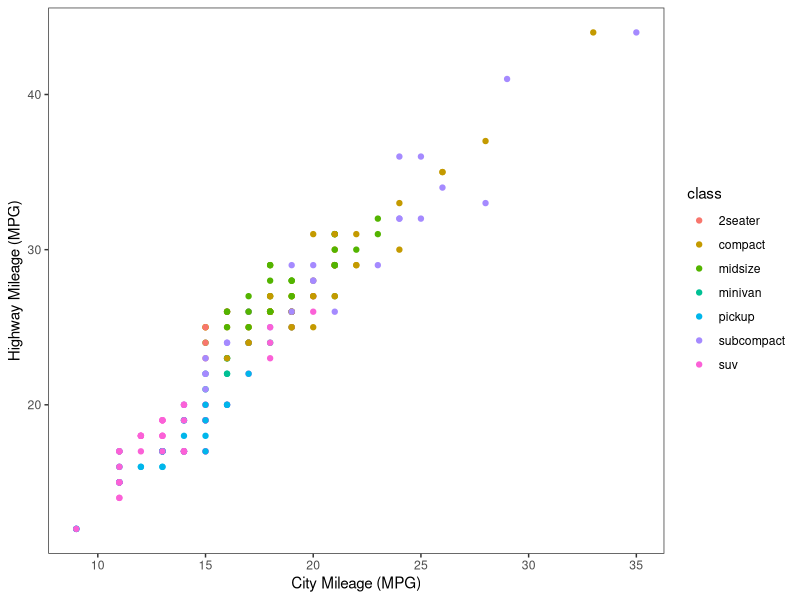
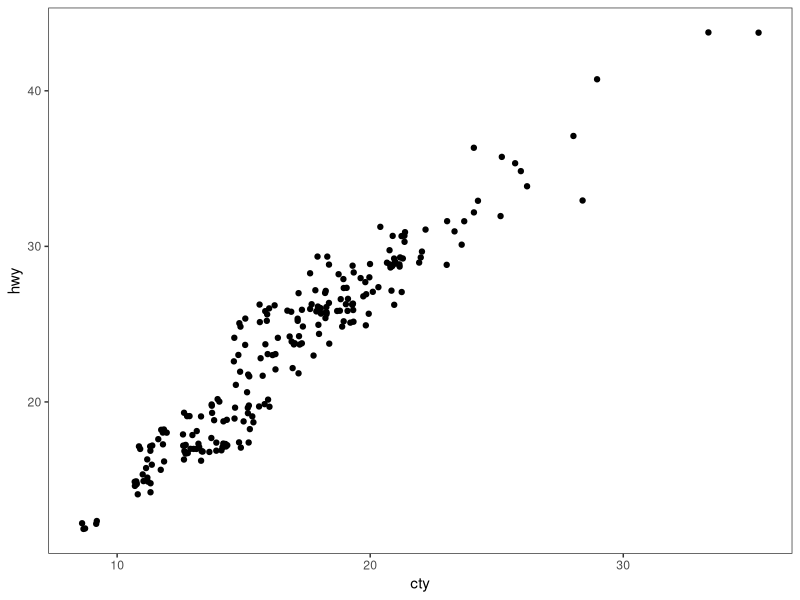
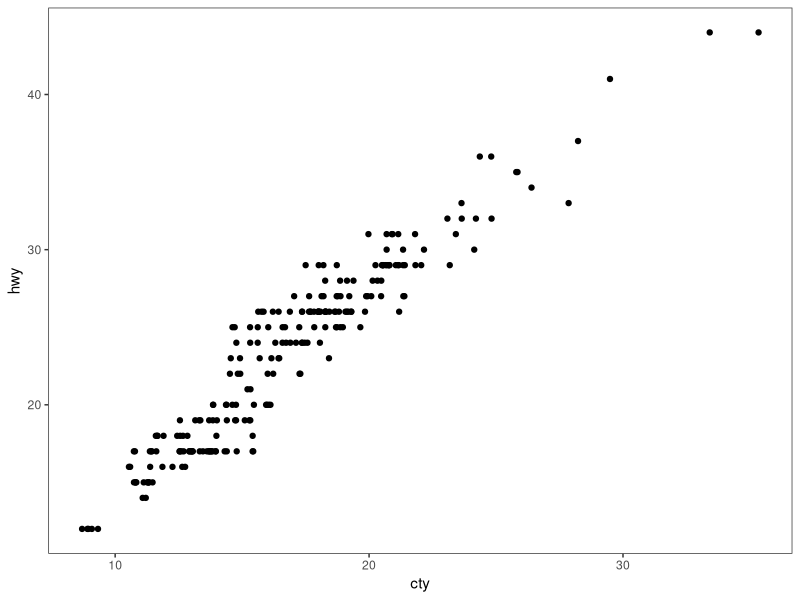
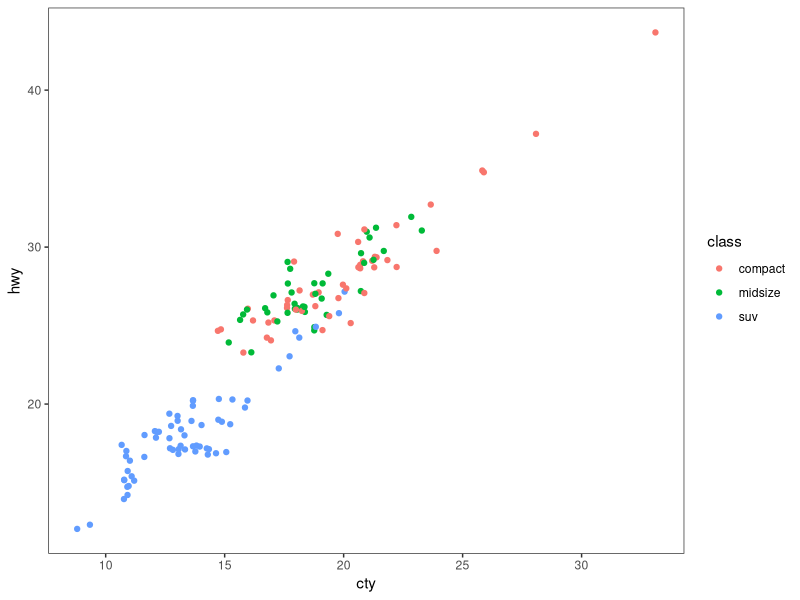
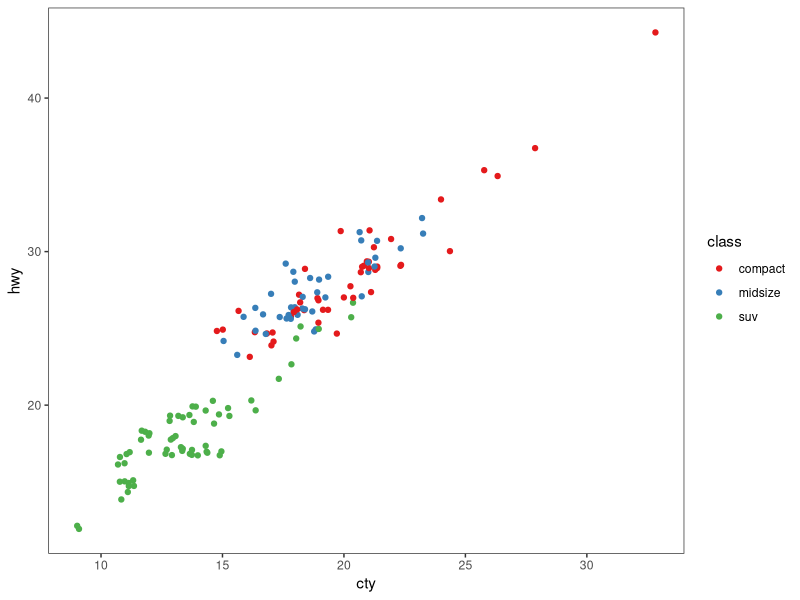
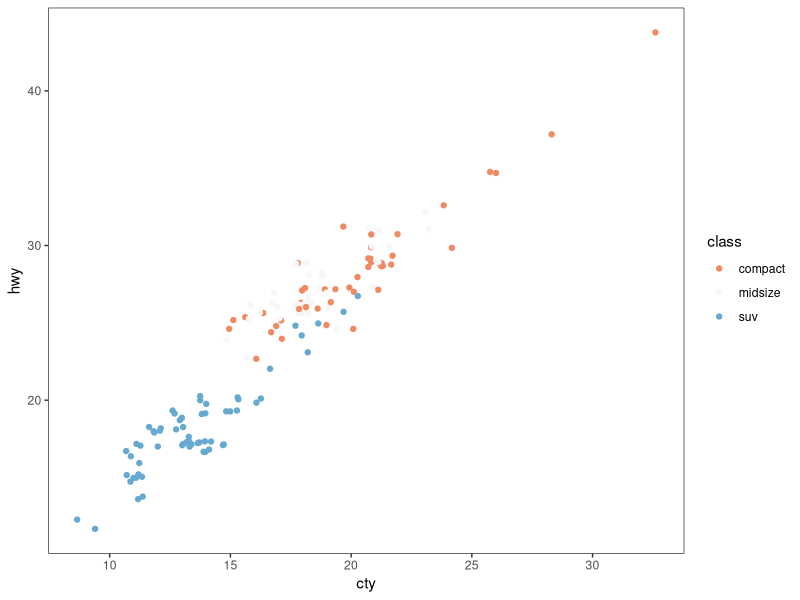
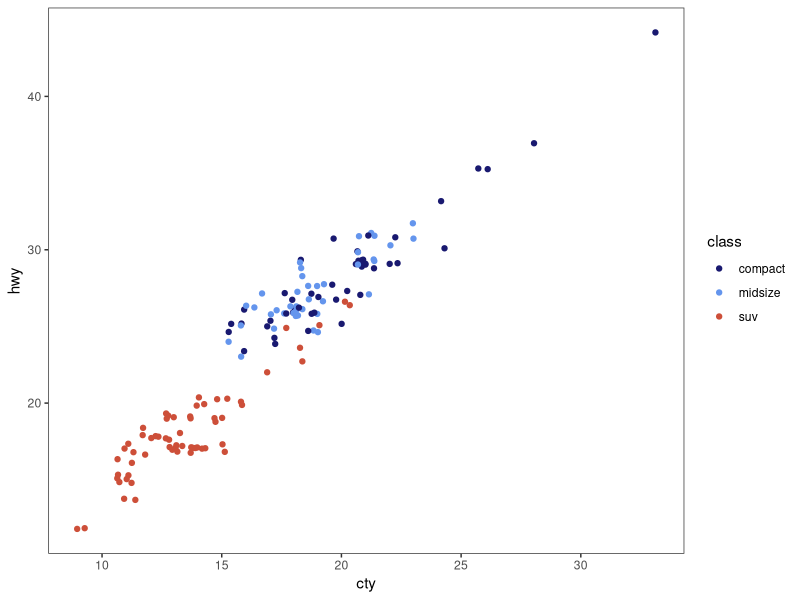
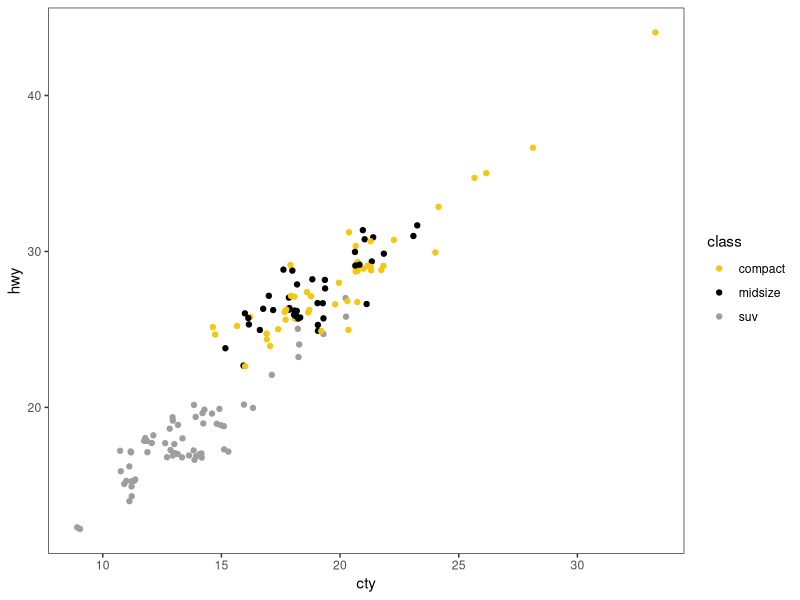

These charts were generated, in order, by the following R code: (Note: this script raises an error after producing the figures.)
# ---------------------------------------------------------- #
#### MODULE 3: Plot even more data!                       ####               
# ---------------------------------------------------------- #

## OBJECTIVE:
# 1. To develop a "grammar of graphics".
# 2. To become comfortable using ggplot2 for exploratory data visualization.


# ---------------------------------------------------------- #
#### SET UP:                                              ####
# ---------------------------------------------------------- #
# REMINDER: In RStudio, open the Rproject for our course (UNCG_DataWrangling), 
# pull any changes from GitHub, and navigate to the branch you created for 
# yourself (just a single branch for the whole semester) in RStudio's Git tab.
# Open this week's assignment in this new branch to complete and submit on GitHub.
# Ideally, you'll commit your answers a bit at a time as you work through
# this assignment, rather than committing all at once at the end.

# Reminder of some helpful resources for graphing in R:
# ggplot Cookbook: http://www.cookbook-r.com/Graphs/
# Official ggplot2 Book: https://ggplot2-book.org/
# Themes in ggplot2: https://ggplot2-book.org/polishing.html#themes

# In ggplot2, aesthetic means “something you can see”. Each aesthetic is a
# mapping between a visual cue and a variable.
# Examples include:
# position (i.e., on the x and y axes)
# color (“outside” color)
# fill (“inside” color)
# shape (of points)
# line type
# size

# Each type of geometric object (geom) accepts only a subset of all aesthetics.
# Refer to the geom help pages to see what mappings each geom accepts. Aesthetic
# mappings are set with the aes() function.

# TASK: We will be using the ggplot2 package for graphing. Fortunately, ggplot2 
# is nested within the tidyverse package (along with many others).
# Start by writing code to load the tidyverse library.
# HINT: see the end of assignment #1 if you forgot how to load a package.


# TASK: Write code below to set your theme to black and white and both your major
# AND minor gridlines to element_blank for all plots you'll be making today.
# HINT: Check back to last week's assignment section 1.9 for setting themes for
# all plots.

library(tidyverse)

theme_set(
  theme_bw() +
    theme(
      panel.grid.major = element_blank(),
      panel.grid.minor = element_blank()))


# ---------------------------------------------------------- #
#### 1.0 CORRELATION                                      ####
# ---------------------------------------------------------- #

# We learned how to make correlations last week, but it never hurts to get
# more practice! Let's start by using a data set built into ggplot2.
# The mpg dataset looks at the gas efficiency of different cars. Run the following
# code to load the data:
data(mpg, package = "ggplot2")

# TASK: Create a scatterplot (i.e., a dot plot) to relate city and highway mileage.
# Color the points by the class of car (class column) and label the x and y axis 
# to be more informative (City Mileage (MPG) vs Highway Mileage (MPG)).
# HINT: Refer back to last week's assignment or the ggplot help resources if you 
# forget how to make a scatterplot.

ggplot(mpg, aes(x = cty, y = hwy, color = class)) +
  geom_point() +
  xlab("City Mileage (MPG)") +
  ylab("Highway Mileage (MPG)")

# Looks alright, but the graph may be hiding some information...
# QUESTION: How many data points are in the mpg dataframe?

nrow(mpg)
##234

# QUESTION: Approximately how many dots are in the graph you just made? How does
# that compare to the number of observations in the dataframe?

##There are about 75 dots visible but there are actually 234 observations because many points overlap.

# Try another correlation-focused geom that addresses this problem by running
# the following code:
ggplot(data=mpg, aes(x=cty, y=hwy)) + 
  geom_jitter()


# QUESTION: What happened when you created the plot with geom_jitter?

##The points are spread out

# QUESTION: Run the code to create a plot using geom_jitter a second time. Then run it
# again and again. What happens each time? Why is this happening?

##The points shift around a little due to being randomly placed.

# TASK: The default in geom_jitter is to jitter (or slightly move) the points away
# from each other in both the x and y directions. Check the help file for geom_jitter
# and write code below to make a graph where you jitter points in only the x-dimension
# by 0.5.

ggplot(data = mpg, aes(x = cty, y = hwy)) + 
  geom_jitter(width = 0.5, height = 0)

# ---------------------------------------------------------- #
#### 1.1 DETOUR! COLORS, COLORS, COLORS                   ####
# ---------------------------------------------------------- #

# Our world is so colorful, and our graphs can be too! But we want to be mindful
# of our color choices to not only be beautiful, but also informative and accessible.

# TASK: Create a new dataframe that filters our mpg data down to only information
# for car classes compact, midsize, and suv using an %in% statement. Name your 
# new dataframe mpgSubset.
# HINT: Refer back to the Transform assignment if you want help with %in% (or 
# try googling!)

mpgSubset <- mpg %>%
  filter(class %in% c("compact", "midsize", "suv"))

# ggplot has lots of nice (and some not so nice) built-in color palettes that we 
# can use to fill our bars with color. Try running the following code:
ggplot(data=mpgSubset, aes(x=cty, y=hwy, color=class)) +
  geom_jitter()

# The code above supplies us with ggplot's default color palette, which I find not
# so pleasing. Let's try to change this!

# We can add a statement specifying the scale of colors we would prefer. One way
# to do this is to use other pre-set palettes from ggplot. Run the code below to 
# ask ggplot to use the color brewer's palette called Set 1.
ggplot(data=mpgSubset, aes(x=cty, y=hwy, color=class)) +
  geom_jitter() +
  scale_color_brewer(palette="Set1")

# Alternatively, we could use the "RdBu" palette:
ggplot(data=mpgSubset, aes(x=cty, y=hwy, color=class)) +
  geom_jitter() +
  scale_color_brewer(palette="RdBu")

# QUESTION: Investigate the color brewer's range of palettes at this website: 
# https://r-graph-gallery.com/38-rcolorbrewers-palettes.html
# What do you notice about the colors chosen from each of the palettes that we
# used above? (i.e., does it use the first three colors in the palette? The last
# three? Some other combination?)

##uses three colors from the chosen palette to match the three car classes. 

# We could also pick out EXACTLY which colors we want for our figure. 
# There are 4 main ways to specify colors in R:
### by name
### by number
### by Hex code
### with the rgb() function

# By Name: R allows you to call more than 600 colors by name! Run the following
# code to see a list:
colors()

# We can put in the colors we chose for each variable by adding the 
# scale_color_manual() function to our plot. Try it out by running the following
# code:
ggplot(data=mpgSubset, aes(x=cty, y=hwy, color=class)) +
  geom_jitter() +
  scale_color_manual(values=c('midnightblue', 'cornflowerblue', 'tomato3'))


# You can also chose colors by number, which are assigned in R.

# TASK: Copy and paste the code to make our scatterplot and replace the color names
# with three numbers of your choice (between 1 and 657). How does your new figure look?
# HINT: remember to remove the quotation marks when calling numbers.

ggplot(data = mpgSubset, aes(x = cty, y = hwy, color = class)) +
  geom_jitter() +
  scale_color_manual(values = c(23, 89, 456))

##Data is same just colors are changed black, yellow, grey.

# QUESTION: How do you think you could figure out which color name belongs to
# each color number?
# HINT: Try creating a dataframe from color() by passing it into the
# as.data.frame() function.

as.data.frame(colors())
##Turned colors into a dataframe

# You can also chose colors by Hex code. A Hex color code is a 6-symbol code made
# of up to three 2-symbol elements (6 symbols in length all together). Each of 
# the 2-symbol elements represents a color value in the Red-Green-Blue (RGB) color
# scale from 0 to 255. Hex codes are written with a # in front of them. Let's try
# out calling our colors using hex code.
ggplot(data=mpgSubset, aes(x=cty, y=hwy, color=class)) +
  geom_jitter() +
  scale_color_manual(values=c('#191970', '#6495ED', '#FF6347'))

# There are two great things about hex codes. First, you can call ANY color you 
# want with a hex code. That is, you're not limited to the 657 colors that are
# in ggplot. By specifying the color by hex code, you can pick literally anything!

# TASK: Google the search term "color picker". This should bring up google's color
# picker (in addition to a billion other color picking websites). Use this color
# picker to generate the hex codes for three new colors of your choice. Then copy
# and paste the above code, replacing the hex codes with your color choices.


# The second great thing about hex codes is that you can control the transparency
# of your colors. Transparency is set in a hex code by adding two extra symbols
# to the end, which together make up the "alpha" element. Adding 00 to the end 
# of your hex code will make your color completely transparent, while adding FF 
# to the end will make it completely opaque. Any number/letters in-between will 
# result in partial transparency. You can find a complete list of transparencies
# between 0-100% here: https://gist.github.com/lopspower/03fb1cc0ac9f32ef38f4

ggplot(data = mpgSubset, aes(x = cty, y = hwy, color = class)) +
  geom_jitter() +
  scale_color_manual(values = c("#2E86AB", "#F18F01", "#C73E1D"))

# TASK: Try out transparency by copying and pasting your graph code below and
# adding the alpha element to the end of each of your hex codes to make your
# first color 0% transparent, your second color 50% transparent, and your third
# color 100% transparent.

ggplot(data = mpgSubset, aes(x = cty, y = hwy, color = class)) +
  geom_jitter() +
  scale_color_manual(values = c("#2E86AB00", "#F18F0180", "#C73E1DFF"))

# QUESTION: What happened to the point that you set to 100% transparent?

##Became invisible

# Finally, we can set our colors using the rgb() function. This operates very
# similarly to the hex code, where you can pick exactly the color and transparency
# you want. Try it out by running the following code:
ggplot(data=mpgSubset, aes(x=cty, y=hwy, color=class)) +
  geom_jitter() +
  scale_color_manual(values=c(rgb(.10, .10, .44, 1), rgb(.39, .58, .93, 1), rgb(1.0, .39, .28, 1)))

# TASK: Modify the above code to make all of your points 50% transparent.

ggplot(data = mpgSubset, aes(x = cty, y = hwy, color = class)) +
  geom_jitter() +
  scale_color_manual(values = c(
    rgb(.10, .10, .44, .5),
    rgb(.39, .58, .93, .5),
    rgb(1.0, .39, .28, .5)))

# There are so many inventive and artistic people in the world who have expanded
# the offerings for colors in ggplot. Check out some notable ones listed below
# when choosing colors for this assignment.
### Color-blind friendly palettes: https://github.com/JLSteenwyk/ggpubfigs
### Color palettes from vintage National Parks posters: https://github.com/katiejolly/nationalparkcolors
### Color palettes based on Wes Anderson movies: https://github.com/karthik/wesanderson
### Color palettes from famous Dutch paintings: https://github.com/EdwinTh/dutchmasters


# ---------------------------------------------------------- #
#### 1.2 DETOUR! LEGENDS                                  ####
# ---------------------------------------------------------- #

# When you specify colors in your ggplot code, R throws in a bonus legend for free!
# However, this legend is often not as clear or visually appealing as we might 
# prefer. But as with all geometric objects in ggplot, legends can be easily altered.

# Run the following code to create a scatter plot. Feel free to modify the colors
# as you prefer!
ggplot(data=mpgSubset, aes(x=cty, y=hwy, color=class)) +
  geom_jitter()

# QUESTION: Where did ggplot get the legend title and values from?

##title from varibale name class and values from different categories in class column.

# We could change the title and values in our legend by altering the dataframe
# we are passing into ggplot. But that seems a bit drastic. Instead, we can 
# lean on the same code that specifies our color picks to alter the legend text.
# Try it out by running the following code:
ggplot(data=mpgSubset, aes(x=cty, y=hwy, color=class)) + ##makes the plot and maps cty to x, hwy to y, and class to color
  geom_jitter() + ##shifts points to avoid overlap
  scale_color_manual(values=c('#FCBA03', '#380754', '#496916'), ##choose colors for classes
                     name='Class of Car', ##changes legend title
                     breaks=c('suv', 'midsize', 'compact'), ##legend order
                     labels=c('SUV', 'Midsize', 'Compact')) ##make them all uppercase


# TASK: Label each line of the code above with what it is doing.
# HINT: Check the scale_color_manual help file or ggplot Cookbook for more info.



# IMPORTANT: It is important to pay attention to the order you provide ggplot with 
# your color choices and legend labels! Try running the following code:
ggplot(data=mpgSubset, aes(x=cty, y=hwy, color=class)) + 
  geom_jitter() + 
  scale_color_manual(values=c('#FCBA03', '#380754', '#496916'), 
                     name='Class of Car', 
                     breaks=c('suv', 'midsize', 'compact'), 
                     labels=c('Compact', 'SUV', 'Midsize')) 


# QUESTION: What is wrong with the code above? Why is it so important to be
# careful with the order you pass information into ggplot?

##Labels are in different order. ##Important to be careful so things like this where the legend becomes inaccurate don't happen.

# While changing the legend text and factor order takes place in the scale_color_manual
# step, moving the legend around on the graph page is part of the graph theme. We
# can try this out using the code below:
ggplot(data=mpgSubset, aes(x=cty, y=hwy, color=class)) + 
  geom_jitter() + 
  theme(legend.position='top')


# TASK: Modify the code above to have the legend display along the bottom of
# the figure.

ggplot(data=mpgSubset, aes(x=cty, y=hwy, color=class)) + 
  geom_jitter() + 
  theme(legend.position='bottom')

# We can also have the legend located within the area of the graph itself! We can 
# do this by specifying the coordinates for where the legend should go within the
# graph axes. First we set the legend position and then we set the anchoring 
# position by justifying the legend.
### bottom left: 0,0
### bottom right: 1,0
### top left: 0,1
### top right: 1,1

# Try it out by running the following code:
ggplot(data=mpgSubset, aes(x=cty, y=hwy, color=class)) + 
  geom_jitter() + 
  theme(legend.position=c(1,0), legend.justification=c(1,0))

# QUESTION: What happens if you don't include the code for legend justification
# above?

##legend may end up out of the graph

# TASK: Copy and paste the code from above. Modify it to place the legend in the
# upper left part of the graph.

ggplot(data=mpgSubset, aes(x=cty, y=hwy, color=class)) + 
  geom_jitter() + 
  theme(legend.position=c(0,1), legend.justification=c(0,1))

# Finally, we might want to remove the legend altogether! We would do so by
# modifying the theme as well. 

# TASK: Check the ggplot cookbook to find the legends section. Read what it says 
# about removing the legend. Then copy and paste the graph code from above. Modify
# the code to remove the legend.

ggplot(data=mpgSubset, aes(x=cty, y=hwy, color=class)) + 
  geom_jitter() + 
  theme(legend.position='none')


# ---------------------------------------------------------- #
#### 2.0 DEVIATION                                        ####
# ---------------------------------------------------------- #

# Used to compare variation in values between small number of items (or categories) 
# with respect to a fixed reference.

# Whether the graphical type is a deviation graph or a composition graph (or a 
# ranking graph) may depend on the underlying data structure.

# We used geom_bar() last week with factor data to create a bar graph. But
# geom_bar() is a bit tricky because it can make EITHER a bar graph or a histogram
# depending on the data you give it. The default of geom_bar() is to set stat to 
# count so if you give it just a continuous x value, it will make a histogram. Try
# it with the following code:
ggplot(data=mpg, aes(x=hwy)) + 
  geom_bar()

# In order to have the geom create bars and not a histogram, you must:
# 1) Set stat = identity
# 2) Provide both an x and a y inside the aes(), where x is either a character 
# or factor and y is numeric.

# TASK: Create a dataframe of summary statistics for the mpg data, calculating the
# mean, standard deviation, and standard error for highway mpg grouping by class.
# Name the resulting dataframe highwayMPG and your new variables hwy_mean, hwy_sd,
# and hwy_se.
# HINT: Look back at the Transform assignment if you forget how to summarize the
# data. Also recall, standard error = 1.96*standard deviation.

highwayMPG <- mpg %>%
  group_by(class) %>%
  summarize(
    hwy_mean = mean(hwy),
    hwy_sd = sd(hwy),
    hwy_se = 1.96 * hwy_sd) %>%
  ungroup()

# TASK: Create a bar graph showing the average highway MPG on the y-axis and 
# car class on the x-axis. Fill the bars by class. Add in error bar caps that are 20%
# the width pf the bars.
# HINT: Don't forget to change stat from the default in your geom_bar() statement!

ggplot(data = highwayMPG, aes(x = class, y = hwy_mean, fill = class)) +
  geom_bar(stat = "identity") +
  geom_errorbar(aes(ymin = hwy_mean - hwy_se, ymax = hwy_mean + hwy_se),
                width = 0.2)

# ---------------------------------------------------------- #
#### 2.1 DETOUR! COLORS AND LEGENDS, AGAIN                ####
# ---------------------------------------------------------- #

# Recall that some geometric elements require fills instead of (or sometimes in
# addition to) colors.

# TASK: Create a bar graph with the mpg summary stats with the following parameters:
# (1) Black bar outline
# (2) Bars filled with the color brewer palette "Dark2" using the scale_fill_manual
#     statement
# (3) No legend
# (4) Informative x- and y-axis labels. 

# HINT: Carefully consider whether your color and/or fill should go within an aes() 
# statement, the scale_fill_manual or scale_color_manual statements, or neither.
# If in doubt, try a bunch of ways until it looks how we want it. And consult 
# your helpful ggplot resources on the web.

ggplot(data = highwayMPG, aes(x = class, y = hwy_mean, fill = class)) +
  geom_bar(stat = "identity", color = "black") +
  scale_fill_brewer(palette = "Dark2") +
  theme(legend.position = "none") +
  xlab("Class of Car") +
  ylab("Average Highway MPG")

# ---------------------------------------------------------- #
#### 2.2 DETOUR! AXIS MODIFICATIONS                       ####
# ---------------------------------------------------------- #

# Run the following code, feeling free to modify colors as you prefer:
ggplot(data=highwayMPG, aes(x=class, y=hwy_mean, fill=class)) +
  geom_bar(stat='identity') 

# QUESTION: Where is ggplot getting the x-axis tick labels from?

##from the class column

# Often our tick labels are not the best. We can modify them to be more informative
# or visually appealing by directly modifying the dataframe, but again this feels
# a bit extreme. Instead, we can directly modify the scale of the axis. For axes
# that deal with categories, we are setting the discrete scale. Try it out by
# running the following code:
ggplot(data=highwayMPG, aes(x=class, y=hwy_mean, fill=class)) +
  geom_bar(stat='identity') +
  scale_x_discrete(labels=c('sport', 'compact', 'midsize', 'minivan', 'pickup', 'subcompact', 'SUV'))

# We can also change the scale of the continuous axes, including how large they are
# and where the tick marks fall as follows:
ggplot(data=highwayMPG, aes(x=class, y=hwy_mean, fill=class)) +
  geom_bar(stat='identity') +
  scale_y_continuous(breaks=seq(0, 50, 10)) +

# QUESTION: Try running the code above without the coord_cartesian() statement. 
# What is surprising about the resulting graph? Based on this result, what do you
# think the coord_cartesian() statement does?

##Keeps the graph in visible range.

# We can also add a statement into the scale discrete or continuous statements
# to name our axes, rather than putting in a whole separate step of xlab() or ylab().
# Try it out with the following code:
ggplot(data=highwayMPG, aes(x=class, y=hwy_mean, fill=class)) +
  geom_bar(stat='identity') +
  scale_x_discrete(name='Class of Car') +
  scale_y_continuous(name='Mean Highway MPG')


# Finally, we can flip our axes easily in ggplot as follows:
ggplot(data=highwayMPG, aes(x=class, y=hwy_mean, fill=class)) +
  geom_bar(stat='identity') +
  coord_flip()


# TASK: Let's put it all together. Make a graph of the mpg summary stats with the
# following specifications:
# (1) color by class of car using a color scheme of your choice (not the default)
# (2) plot the class of car on the x-axis and the highway MPG on the y axis
# (3) include better names for the x- and y-axis titles
# (4) include better names for the car classes
# (5) set the scale of the highway mpg to run from 0 to 30 with breaks every 5 
# (6) flip your axes
# (7) remove the legend

ggplot(data = highwayMPG, aes(x = class, y = hwy_mean, fill = class)) +
  geom_bar(stat = "identity") +
  scale_fill_brewer(palette = "Set2") +
  scale_x_discrete(labels = c(
    "2seater",
    "Compact",
    "Midsize",
    "Minivan",
    "Pickup",
    "Subcompact",
    "SUV")) +
  scale_y_continuous(name = "Highway MPG", breaks = seq(0, 30, 5)) +
  coord_cartesian(ylim = c(0, 30)) +
  xlab("Class of Car") +
  coord_flip() +
  theme(legend.position = "none")
# ---------------------------------------------------------- #
#### 3.0 RANKING                                          ####
# ---------------------------------------------------------- #
# Used to compare the position or performance of multiple items with respect to 
# each other. Actual values matters somewhat less than the ranking.

# TASK: Create a dataframe of summary statistics for the mpg data, calculating the
# mean, standard deviation, and standard error for CITY mpg grouping by class.
# Name the resulting dataframe cityMPG and your new variables city_mean, city_sd,
# and city_se.
# HINT: Look back at the Transform assignment if you forget how to summarize the
# data. Also, standard error = 1.96*standard deviation.

cityMPG <- mpg %>%
  group_by(class) %>%
  summarize(
    city_mean = mean(cty),
    city_sd = sd(cty),
    city_se = 1.96 * city_sd) %>%
  ungroup()

# Now we want to plot our data in order from smallest to largest city MPG to get
# a ranking. To do so, we need to use the reorder() function to rearrange the data
# going into our x-axis.
ggplot(cityMPG, aes(x=reorder(class, city_mean), y=city_mean)) + 
  geom_bar(stat="identity")

# TASK: Recreate the above ranking figure to include the following:
# (1) class of car on the x-axis with informative axis and tick labels
# (2) MPG ordered from highest to lowest (hint: try google if you're unsure)
# (3) bars with dary grey outlines and filled by class with your favorite color scheme
# (4) error bars with end caps 30% the width of the bars
# (5) y-axis from 0 to 30 with tick marks every 5
# (6) no legend.

ggplot(cityMPG, aes(x = reorder(class, -city_mean), y = city_mean, fill = class)) +
  geom_bar(stat = "identity", color = "darkgray") +
  geom_errorbar(aes(ymin = city_mean - city_se, ymax = city_mean + city_se),
                width = 0.3) +
  scale_fill_brewer(palette = "Set2") +
  scale_y_continuous(name = "City MPG", breaks = seq(0, 30, 5)) +
  coord_cartesian(ylim = c(0, 30)) +
  xlab("Class of Car") +
  theme(legend.position = "none")

# ---------------------------------------------------------- #
#### 4.0 DISTRIBUTION                                     ####
# ---------------------------------------------------------- #
# When you have lots and lots of data points and want to study where and how the
# data points are distributed.

# Histograms can be accomplished with either geom_bar() or geom_histogram()
ggplot(mpg, aes(hwy)) + 
  geom_histogram()

# TASK: Recreate the graph above, but using geom_bar() instead


# TASK: Try making a histogram with the categorical variable 'manufacturer'.
# What error message do you get?


# QUESTION: What happens when you follow the advice of the error message and 
# make stat='count'?
ggplot(mpg, aes(manufacturer)) + 
  geom_histogram(stat="count")


# TASK: Make a boxplot comparing the distribution of cty (city mileage) for
# each class of car.
# HINT: Look back to last week if you forget how to make a boxplot.


# We can also make a different type of distribution, a violin plot using the 
# geom_violin statement as follows:
ggplot(mpg, aes(x=class, y=cty)) + 
  geom_violin()

# QUESTION: What does a violin plot show? Check google if you're unsure.


# ---------------------------------------------------------- #
#### 5.0 COMPOSITION                                      ####
# ---------------------------------------------------------- #
# Bar charts and pie charts are classic ways of showing composition of a dataset.

# TASK: Let's get some data for this task by determining the number of cars from 
# each car manufacturer in our mpg dataframe. We can do this as follows:
manufacturerFreq <- mpg %>% 
  group_by(manufacturer) %>% 
  summarize(frequency=length(manufacturer)) %>% 
  ungroup()

# TASK: Make a bar graph of the number of cars (frequency) by manufacturer using
# the dataframe we created above.


# We can switch the bar chart you created above into a pie chart simply by changing
# the coordinate system through a series of steps as follows:

ggplot(manufacturerFreq, aes(x=manufacturer, y=frequency)) +
  geom_bar(stat="identity") +
  coord_polar()

ggplot(manufacturerFreq, aes(x=manufacturer, y=frequency, fill=manufacturer)) +
  geom_bar(stat="identity") +
  coord_polar()

ggplot(manufacturerFreq, aes(x="", y=frequency, fill=manufacturer)) +
  geom_bar(stat="identity", width=1) +
  coord_polar()

ggplot(manufacturerFreq, aes(x="", y=frequency, fill=manufacturer)) +
  geom_bar(stat="identity", width=1) +
  coord_polar(theta="y")

ggplot(manufacturerFreq, aes(x="", y=frequency, fill=manufacturer)) +
  geom_bar(stat="identity", width=1) +
  coord_polar(theta="y", start=0) +
  theme_void() +
  theme(legend.title = element_text(size = 12.5), 
        legend.text  = element_text(size = 8.5),
        legend.key.size = unit(.75, "lines"))

# TASK: Annotate the code below to describe what each line does:
ggplot(manufacturerFreq, aes(x="", y=frequency, fill=manufacturer)) +
  geom_bar(stat="identity", width=1) +
  coord_polar(theta="y", start=0) +
  theme_void() +
  theme(legend.title = element_text(size = 12.5), 
        legend.text  = element_text(size = 8.5),
        legend.key.size = unit(.75, "lines"))


# ---------------------------------------------------------- #
#### 6.0 CHANGE                                           ####
# ---------------------------------------------------------- #

# Time series are often best visualized with line graphs. Let's try this out
# with some new data:
data("economics")

# TASK: Use the economics dataset to plot the number of people who are unemployed
# over time (unemploy vs date). Make a scatterplot, then connect the points with 
# lines using geom_line().
# HINT: use ?economics to get more information about this dataset.




# ---------------------------------------------------------- #
#### GROUPS AND MAPS                                      ####
# ---------------------------------------------------------- #

# Let's save these for group project options, this assignment is really long!









# REMEMBER: Save and push your script when you're done with this assignment!
